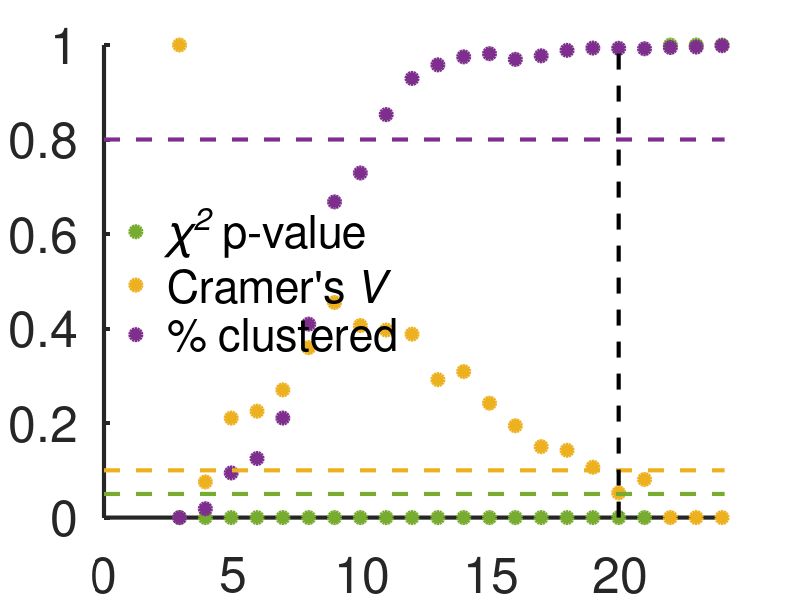
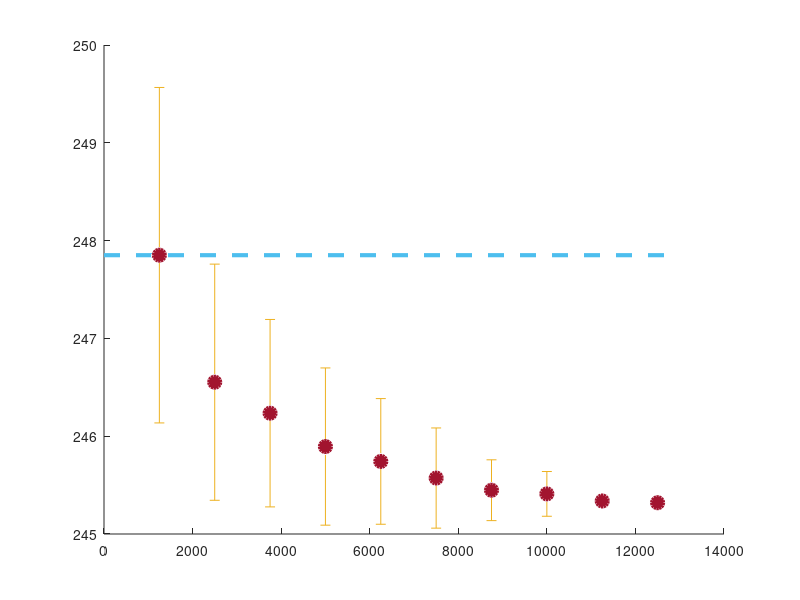

MATLAB code for these plots, in order: (Note: this script raises an error after producing the figures.)
clear all;
close all;

% Set colors ----------------------------------------------------

color1=[0, 0.4470, 0.7410];
color2=[0.8500, 0.3250, 0.0980];
color3=[0.9290, 0.6940, 0.1250];
color4=[0.4940, 0.1840, 0.5560];
color5=[0.4660, 0.6740, 0.1880];
color6=[0.3010, 0.7450, 0.9330];
color7=[0.6350, 0.0780, 0.1840];
color8=[160,  82,  45]/255;

blue1=[0,0,128]/255;
blue2=[65,105,225]/255;
blue3=[135,206,250]/255;

% ChiSquare ----------------------------------------------------------

Chi=importdata('snapshot_1_2min.ChiSquare_Grid_Stats.txt');
prec=importdata('snapshot_1_2min.Sampling_Precision_Stats.txt',' ',3);
prec=cell2mat(prec(3));
prec=str2num(prec);

x=[0;max(Chi(:,1))];
y_p=[0.05;0.05];
y_V=[0.1;0.1];
y_pop=[0.8;0.8];

y2=[0;1];
x2=[prec(1);prec(1)];

fig=figure('Renderer', 'painters', 'Position', [0 0 1000 525]);
hold on;
plot(Chi(:,1),Chi(:,2),'o','MarkerFaceColor',color5,'MarkerSize',8,'Linewidth',3,'Color',color5);
plot(Chi(:,1),Chi(:,3),'o','MarkerFaceColor',color3,'MarkerSize',8,'Linewidth',3,'Color',color3);
plot(Chi(:,1),Chi(:,4)./100,'o','MarkerFaceColor',color4,'MarkerSize',8,'Linewidth',3,'Color',color4);
plot(x,y_p,'--','MarkerFaceColor',color5,'MarkerSize',8,'Linewidth',3,'Color',color5);
plot(x,y_V,'--','MarkerFaceColor',color3,'MarkerSize',8,'Linewidth',3,'Color',color3);
plot(x,y_pop,'--','MarkerFaceColor',color4,'MarkerSize',8,'Linewidth',3,'Color',color4);
plot(x2,y2,'--k','MarkerSize',8,'Linewidth',3);
legend({' \it\chi^2\rm p-value',' Cramer''s \itV\rm',' % clustered'},'location','west');
set(gca,'FontSize',36,'FontName','Helvetica','Linewidth',3);
axis([0 24 0 1]);
legend boxoff;
print(fig,'ChiSquare_v2.png','-dpng');

% Top score ----------------------------------------------------------

TopScore=importdata('snapshot_1_2min.Top_Score_Conv.txt');

y=[TopScore(1,2);TopScore(1,2)];
x=[0;13000];

fig=figure('Renderer', 'painters', 'Position', [0 0 1000 525]);
hold on;
plot(TopScore(:,1),TopScore(:,2),'o','MarkerFaceColor',color7,'MarkerSize',8,'Linewidth',3,'Color',color7);
plot(x,y,'--','MarkerFaceColor',color6,'MarkerSize',8,'Linewidth',3,'Color',color6);
errorbar(TopScore(:,1),TopScore(:,2),TopScore(:,3),'o','MarkerFaceColor',color7,'MarkerSize',8,'Linewidth',3,'Color',color7);
set(gca,'FontSize',36,'FontName','Helvetica','Linewidth',3);
% legend boxoff;
axis([0 13000 240 250]);
print(fig,'TopScore_v2.png','-dpng');

% Score histogram ----------------------------------------------------------

A=importdata('snapshot_1_2min.Score_Hist_A.txt');
B=importdata('snapshot_1_2min.Score_Hist_B.txt');

% Fill in 0 for preceeding and trailing entries in the histogram
N=max(size(A));
N2=max(size(B));
A2=zeros(N+2,2);
B2=zeros(N2+2,2);
dRA=A(2,1)-A(1,1);
A2(1,1)=A(1)-dRA;
dRB=B(2,1)-B(1,1);
B2(1,1)=B(1)-dRB;
A2(2:N+1,:)=A;
B2(2:N2+1,:)=B;
A2(N+2,1)=A(N)+dRA;
B2(N2+2,1)=B(N2)+dRB;



fig=figure('Renderer', 'painters', 'Position', [0 0 1000 525]);
hold on;
plot(A2(:,1),A2(:,2),'MarkerFaceColor',color1,'MarkerSize',8,'Linewidth',3,'Color',color1);
plot(B2(:,1),B2(:,2),'MarkerFaceColor',color2,'MarkerSize',8,'Linewidth',3,'Color',color2);
set(gca,'FontSize',36,'FontName','Helvetica','Linewidth',3);
legend({' Sample 1',' Sample 2'},'location','northeast');
legend boxoff;
axis([240 350 0 300]);
print(fig,'Score_dist_v2.png','-dpng');

% Cluster population bar graph --------------------------------------------

Pop=importdata('snapshot_1_2min.Cluster_Population.txt');

width=0.2;

fig=figure('Renderer', 'painters', 'Position', [0 0 1000 525]);
hold on;
bar(Pop(:,1)-width,Pop(:,2),2*width,'Linewidth',3,'FaceColor',color1,'EdgeColor','none');
bar(Pop(:,1)+width,Pop(:,3),2*width,'Linewidth',3,'FaceColor',color2,'EdgeColor','none');
set(gca,'FontSize',36,'FontName','Helvetica','Linewidth',3);
legend({' Sample 1',' Sample 2'},'location','northeast');
legend boxoff;
axis([-0.5 2.5 0 8000]);
xticks([0; 1; 2]);
xticklabels(['Cluster 0';'Cluster 1';'Cluster 2'])
print(fig,'Cluster_pop_v2.png','-dpng');
